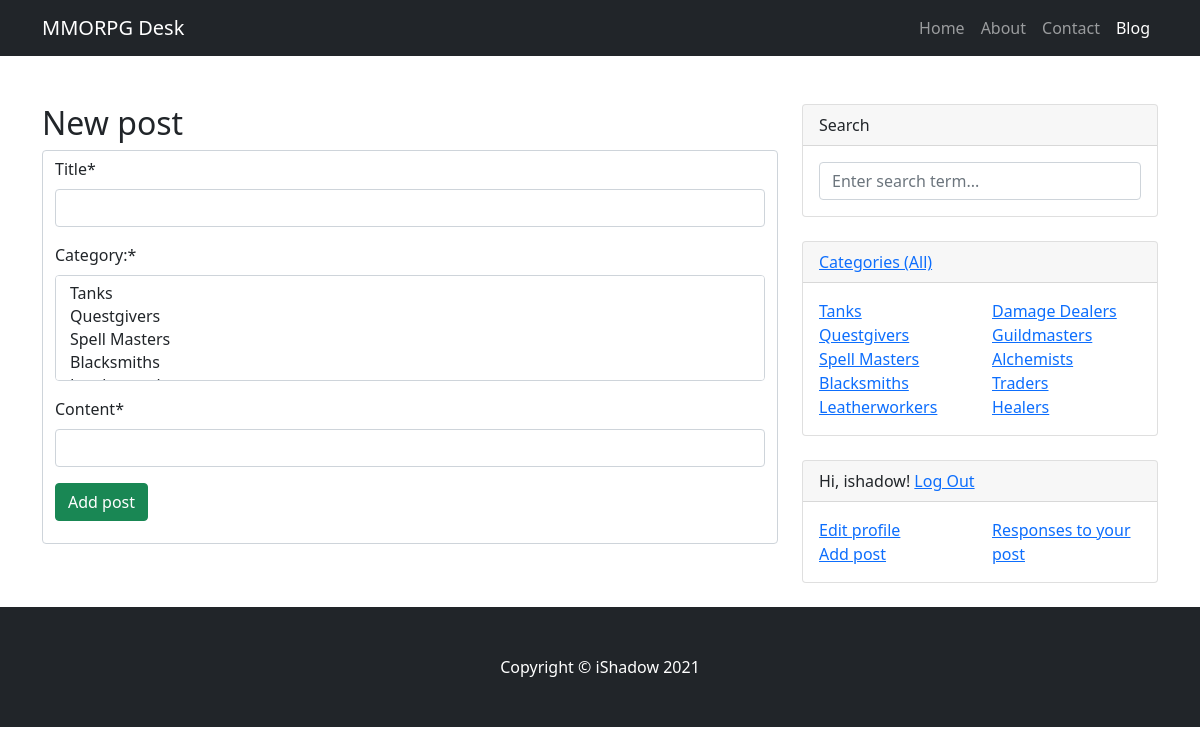
The app's page /posts/create/ (signed in) with its own data.
### BB/models.py (models this page shows)
class Category(models.Model):
    name = models.CharField(max_length=255, unique=True)
    def __str__(self):
        return f'{self.name}'

### accounts/models.py (models this page shows)
class CustomUser(AbstractUser):
    pass

### BB/views.py (the view, shortened to what this page needs)
# urls.py: path('create/', PostCreateView.as_view(), name='post_create'),
class PostCreateView(LoginRequiredMixin, CreateView):
    model = Post
    template_name = 'BB/post_create.html'
    context_object_name = 'post_detail'
    form_class = PostFormCreate
    def get_context_data(self, **kwargs):
        context = super().get_context_data(**kwargs)
        context['posts'] = Post.objects.filter(category=self.object)
        i = 0
        list_fh = []
        list_sh = []
        for cat in Category.objects.all():
            i += 1
            if i <= len(Category.objects.all())/2:
                list_fh.append(cat)
            else:
                list_sh.append(cat)
        context['categories'] = Category.objects.all()
        context['cat_fh'] = list_fh
        context['cat_sh'] = list_sh
        return context

### BB/forms.py
class PostFormCreate(forms.ModelForm):
    title = forms.CharField(max_length=150)
    content = forms.CharField(widget=CKEditorWidget())
    class Meta:
        model = Post
        fields = ['title', 'category', 'content']
        labels = {'title': 'Title:', 'category': 'Category:', 'content': 'Content:'}
    def __init__(self, *args, **kwargs):
        super(PostFormCreate, self).__init__(*args, **kwargs)
        self.helper = FormHelper()
        self.helper.form_method = 'post'
        self.helper.layout = Layout(
            Row(
                Field('title', css_class='col-md-3 form-control'),
                Field('category', css_class='col-md-3 form-control'),
            ),
            Row(
                Field('content', css_class='col-md-12'),
            )
        )
        self.helper.add_input(Submit('submit', 'Add post', css_class='btn btn-success'))

### templates/BB/post_create.html (shortened to what this page needs)
{% extends 'flatpages/default.html' %}
{% load crispy_forms_tags %}
{% load account %}
{% load static %}
{% block content %}
    <h2>New post</h2>
    <form class="form-control" method="POST">
        {% crispy form %}
    </form>
    <br>
{% endblock content %}
{% block cat-widget %}
    {% if cat_fh or cat_sh %}
        <div class="col-sm-6">
            <ul class="list-unstyled mb-0">
                {% for category in cat_fh %}
                    <li><a href="{% url 'category_detail' category.id %}">{{ category.name }}</a></li>
                {% endfor %}
            </ul>
        </div>
        <div class="col-sm-6">
            <ul class="list-unstyled mb-0">
                {% for category in cat_sh %}
                    <li><a href="{% url 'category_detail' category.id %}">{{ category.name }}</a></li>
                {% endfor %}
            </ul>
        </div>
    {% else %}
        <h4>Categories not found</h4>
    {% endif %}
{% endblock cat-widget %}

### templates/flatpages/default.html (shortened to what this page needs)
{% load static %}
{% load i18n %}
<!DOCTYPE html>
<html lang="en">
    <head>
        <link href="{% static 'vendor/bootstrap/css/styles.css' %}" rel="stylesheet" />
    </head>
    <body>
        <nav class="navbar navbar-expand-lg navbar-dark bg-dark">
            <div class="container">
                <a class="navbar-brand" href="/home">MMORPG Desk</a>
                <div class="collapse navbar-collapse" id="navbarSupportedContent">
                    <ul class="navbar-nav ms-auto mb-2 mb-lg-0">
                        <li class="nav-item"><a class="nav-link" href="{% url 'home' %}">Home</a></li>
                        <li class="nav-item"><a class="nav-link" href="{% url 'about' %}">About</a></li>
                        <li class="nav-item"><a class="nav-link" href="{% url 'contacts' %}">Contact</a></li>
                        <li class="nav-item"><a class="nav-link active" aria-current="page" href="/posts">Blog</a></li>
                    </ul>
                </div>
            </div>
        </nav>
        <div class="container mt-5">
            <div class="row">
                <div class="col-lg-8">
                   {% block content %}{% endblock content %}
                </div>
                <div class="col-lg-4">
                    <div class="card mb-4">
                        <div class="card-header">Search</div>
                        <div class="card-body">
                            <form class="input-group " action="{% url 'search_results' %}" method="get">
                                <input name="q" class="form-control" type="text" placeholder="Enter search term..." aria-label="Enter search term..." aria-describedby="button-search" />
                            </form>
                        </div>
                    </div>
                    <div class="card mb-4">
                        <div class="card-header"><a href="{% url 'post_list' %}">Categories (All)</a></div>
                        <div class="card-body">
                            <div class="row">
                                {% block cat-widget %}
                                {% endblock cat-widget %}
                            </div>
                        </div>
                    </div>
                    <div class="card mb-4">
                        <div class="card-header">
                            {% if user.is_authenticated %}
                                Hi, {{ user.username }}! <a href="{% url 'account_logout' %}">Log Out</a>
                            {% else %}
                                <a href="{% url 'account_login' %}">Log In</a> or <a href="{% url 'account_signup' %}">Registration</a>
                            {% endif %}
                        </div>
                        {% if user.is_authenticated %}
                            <div class="card-body">
                                <div class="row">
                                    <div class="col-sm-6">
                                        <ul class="list-unstyled mb-0">
                                            <li><a href="{% url 'signin' %}">Edit profile</a></li>
                                            <li><a href="{% url 'post_create' %}">Add post</a></li>
                                        </ul>
                                    </div>
                                    <div class="col-sm-6">
                                        <ul class="list-unstyled mb-0">
                                            <li><a href="{% url 'comment_list' %}">Responses to your post</a></li>
                                        </ul>
                                    </div>
                                </div>
                            </div>
                        {% else %}
                            <div class="card-body">To fully work with the blog, log in!</div>
                        {% endif %}
                    </div>
                </div>
            </div>
        </div>
        <footer class="py-5 bg-dark">
            <div class="container"><p class="m-0 text-center text-white">Copyright &copy; iShadow 2021</p></div>
        </footer>
    </body>
</html>

### records on screen
Category: name "Tanks"
Category: name "Questgivers"
Category: name "Spell Masters"
Category: name "Blacksmiths"
Category: name "Leatherworkers"
Category: name "Damage Dealers"
Category: name "Guildmasters"
Category: name "Alchemists"
Category: name "Traders"
Category: name "Healers"
CustomUser: username "ishadow"
